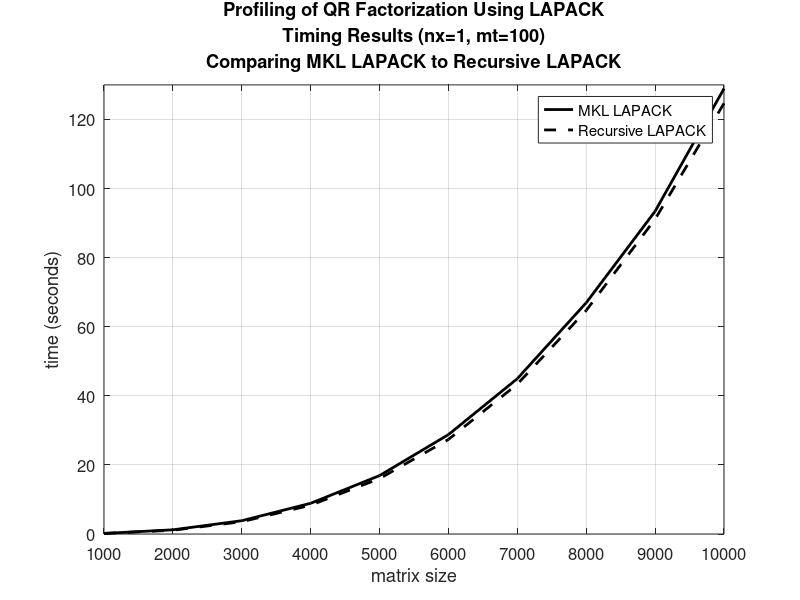
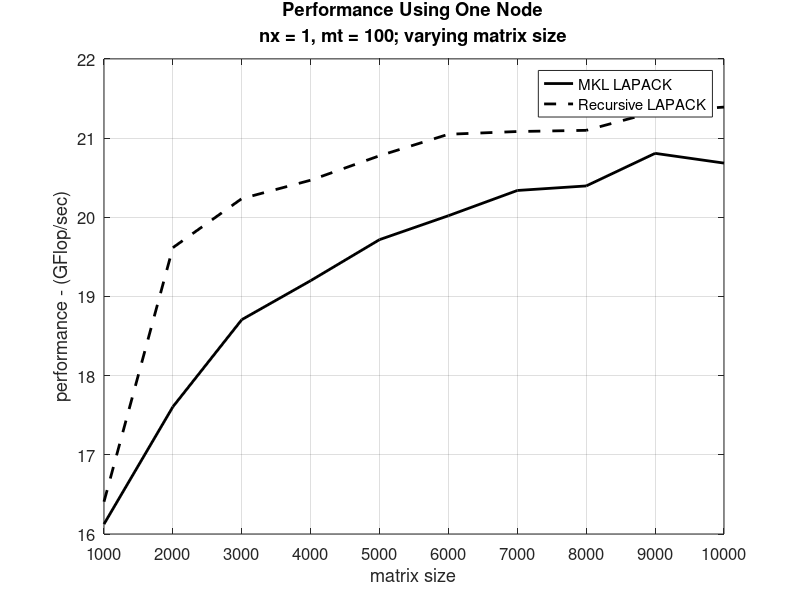

The MATLAB script that drew these images, in order:
%
   close all
   clear
%
%  This is a comparison of recursive DGEQRF and MKL DGEQRF
%
  mt = 100;
  m = [ 1000:1000:10000]
  n = m;
%
%  
%
   mkl_lapack1  = [ 0.1653, 1.2117, 3.8489, 8.8892, 16.9054, 28.7717, 44.9727, 66.9425, 93.4293, 128.9239 ];
   rec_lapack1  = [ 0.1625, 1.0875, 3.5581, 8.3382, 16.0435, 27.3657, 43.3848, 64.7145, 91.1293, 124.6622 ];
%   
   mkl_lapack_gflop1  = [ 16.1252,  17.6066,  18.7069,  19.1994,  19.7176,  20.0197,  20.3383,  20.3956,  20.8072,  20.6840 ];
   rec_lapack_gflop1  = [ 16.4081,  19.6163,  20.2354,  20.4680,  20.7769,  21.0482,  21.0827,  21.0978,  21.3323,  21.3911 ];
%
%
%

   figure
   ax = axes;
   plot(m,mkl_lapack1,'LineWidth', 2, 'color', 'k'); hold on;
   plot(m,rec_lapack1,'--','LineWidth', 2, 'color', 'k'); hold on;
   grid on;
   axis([ 1000 10000 0 130 ]);
   legend('MKL LAPACK','Recursive LAPACK');
   title({'Profiling of QR Factorization Using LAPACK','Timing Results (nx=1, mt=100)','Comparing MKL LAPACK to Recursive LAPACK'});
   xlabel('matrix size')
   ylabel('time (seconds)')
   set( ax, 'XTick', m );
   set( ax, 'XTickLabel', m );
   set(gca,'FontSize',12);
   grid on
%
%
%
   figure
   ax = axes;
   plot(m,mkl_lapack_gflop1,'LineWidth', 2, 'color', 'k'); hold on;
   plot(m,rec_lapack_gflop1,'--','LineWidth', 2, 'color', 'k'); hold on;
   grid on;
   axis([ 1000 10000 16 22 ]);
   legend('MKL LAPACK', 'Recursive LAPACK');
   title({'Performance Using One Node','nx = 1, mt = 100; varying matrix size'});
   xlabel('matrix size')
   ylabel('performance - (GFlop/sec)')
   set( ax, 'XTick', m );
   set( ax, 'XTickLabel', m );
   set(gca,'FontSize',12);
   grid on

   return
